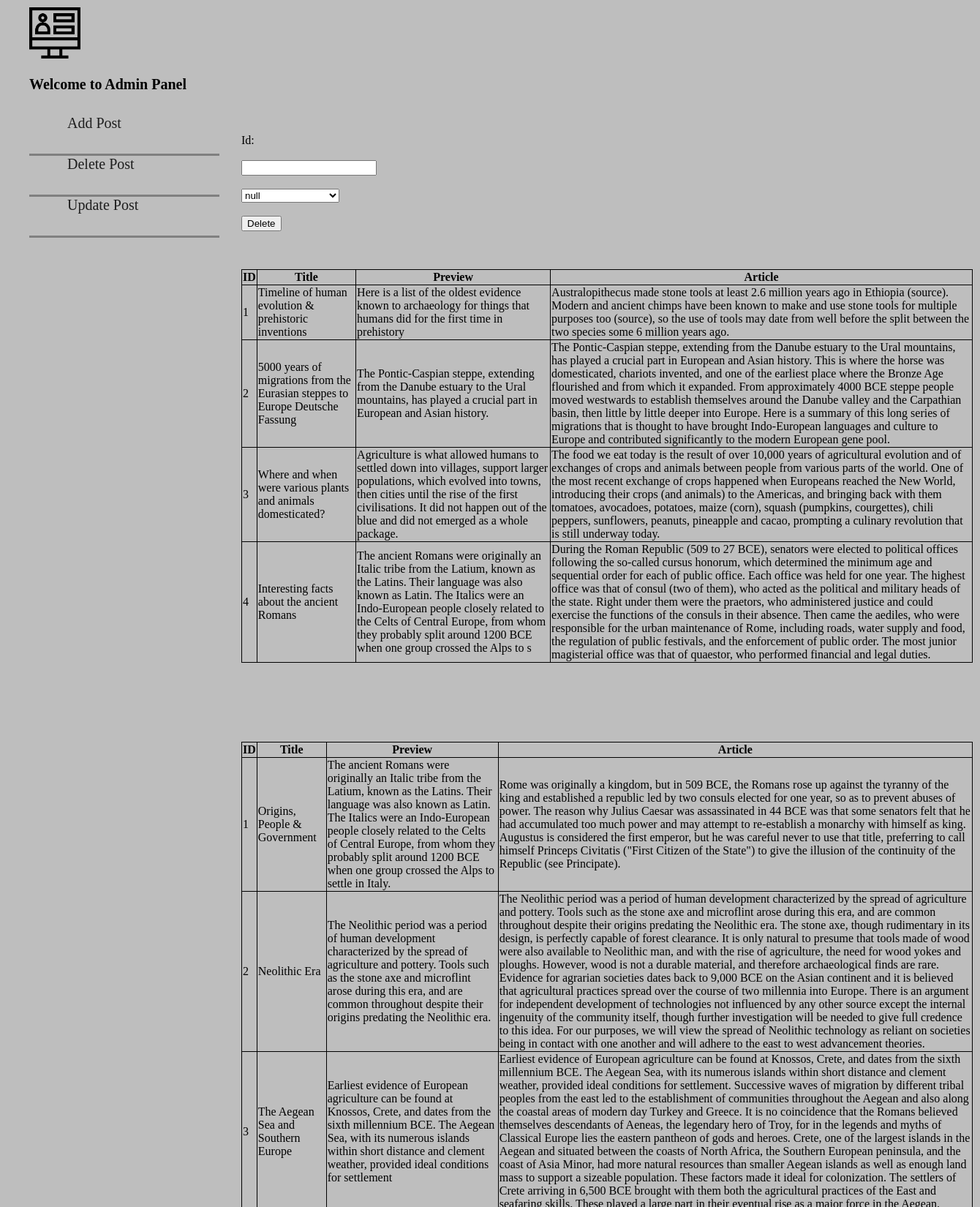
Screenshot of /index.php/adminpanel/delete (upper part) with the database file from the repository.
### tables this page shows
CREATE TABLE `recent` (
  `id` int(10) UNSIGNED NOT NULL,
  `title` varchar(200) DEFAULT NULL,
  `preview` varchar(300) DEFAULT NULL,
  `article` varchar(50000) DEFAULT NULL
);

CREATE TABLE `top` (
  `id` int(10) UNSIGNED NOT NULL,
  `title` varchar(200) DEFAULT NULL,
  `preview` varchar(5000) DEFAULT NULL,
  `article` varchar(50000) DEFAULT NULL
);

### application/controllers/adminpanel/Delete.php (called while the page is built, shortened)
<?php
class Delete extends CI_Controller
{
  function __construct()
  {
    $this->load->model("adminpanel/Delete_model");
  }
  function index()
  {
    $data['tables'] = $this->Delete_model->get_all();
    $this->load->view('pages/adminpanel/Delete_view',$data);
  }
}
 ?>

### index.php (called while the page is built, shortened)
<?php
require_once BASEPATH.'core/CodeIgniter.php';

### application/models/adminpanel/Delete_model.php (called while the page is built, shortened)
<?php
class Delete_model extends CI_Model
{
  function get_all()
  {
    $tables = array(
                    'recent' =>$this->db->get('recent')->result() ,
                    'top' =>$this->db->get('top')->result() ,
                    'choosed' =>$this->db->get('choosed')->result() ,
                   );
    return $tables;
  }
}
 ?>

### application/views/pages/adminpanel/Delete_view.php (the view, shortened to what this page needs)
<html>
<head>
<link rel="stylesheet" href="<?php echo base_url(); ?>/assets/css/Adminpanel_css.css">
</head>
<body>
  <ul id="header" id="nav">
    <li><a href="<?php echo base_url('adminpanel/adminpanel'); ?>"><img src="<?php echo base_url(); ?>assets/images/demo/admin_icon.png"></a></li>
    <li><h3>Welcome to Admin Panel</h3></li>
  </ul>
<div id="sidemenu">
 <ul>
   <li><a href="<?php echo base_url('adminpanel/Add') ?>" > Add Post </a></li>
 <li><a href="<?php echo base_url('adminpanel/Delete') ?>" > Delete Post </a></li>
 <li><a href="<?php echo base_url('adminpanel/Update') ?>"> Update Post </a></li>
 </ul>
</div>
<div id="data">
<br><br>
<form method="post" action="<?php echo(base_url('/adminpanel/Delete/delete')); ?>">
  Id:
  <br><br>
   <input type="number" name="id"><br><br>
   <select name="tablename">
     <option value="">null</option>
   </select>
   <br><br>
   <input type="submit" name="delete" value="Delete">
</form>
<br><br>
<?php foreach ($tables as $table) { ?>
  <table>
    <tr>
      <th>
        ID
      </th>
      <th>
        Title
      </th>
      <th>
        Preview
      </th>
      <th>
        Article
      </th>
    </tr>
    <?php foreach ($table as $row) { ?>
      <tr>
        <td>
          <?php echo $row->id;?>
        </td>
        <td>
          <?php echo $row->title;?>
        </td>
        <td>
          <?php echo $row->preview;?>
        </td>
        <td>
          <?php echo $row->article;?>
        </td>
      </tr>
    <?php } ?>
  </table>
  <br><br><br><br><br><br>
<?php } ?>
</div>
</body>
</html>

### assets/css/Adminpanel_css.css (style rules this page uses)
body { background: #BEBEBE; margin: 0px; border: 0px; }
ul { list-style-type: none; margin: 15px,0,0,20px; padding: 15px,0,0,20px; margin-top: 10px !important; }
h3 { font-size: 20px; color: black; }
#header { width: auto; background: #BEBEBE; color: white; }
#sidemenu { float: left; width: 300px; background: #BEBEBE; color: white; }
#data { width: auto; background:#BEBEBE; color: black; padding-left:330px; height: 700px;; }
#sidemenu li { padding-bottom: 30px; border-bottom: 3px solid grey; list-style-type: none; }
#sidemenu a { text-decoration:none; font-size: 20px; text-align: center; margin-left: 20%; color: #1E1E1E; }
img { width: 70px; height: 70px; }
table { border-collapse: collapse; width: 1000px; }
table, th, td { border: 1px solid black; }

### rows the page displays
recent: id "1", title "Timeline of human evolution & prehistoric inventions", preview "Here is a list of the oldest evidence known to archaeology for things that humans did for the first time in prehistory", article "Australopithecus made stone tools at least 2.6 million years ago in Ethiopia (source). Modern and ancient chimps have been known to make and use stone tools for multiple purposes too (source), so the use of tools may date from well before the split between the two species some 6 million years ago."
recent: id "2", title "5000 years of migrations from the Eurasian steppes to Europe Deutsche Fassung", preview "The Pontic-Caspian steppe, extending from the Danube estuary to the Ural mountains, has played a crucial part in European and Asian history.", article "The Pontic-Caspian steppe, extending from the Danube estuary to the Ural mountains, has played a crucial part in European and Asian history. This is where the horse was domesticated, chariots invented, and one of the earliest place where the Bronze Age flourished and from which it expanded. From approximately 4000 BCE steppe people moved westwards to establish themselves around the Danube valley and the Carpathian basin, then little by little deeper into Europe. Here is a summary of this long series of migrations that is thought to have brought Indo-European languages and culture to Europe and contributed significantly to the modern European gene pool."
recent: id "3", title "Where and when were various plants and animals domesticated?", preview "Agriculture is what allowed humans to settled down into villages, support larger populations, which evolved into towns, then cities until the rise of the first civilisations. It did not happen out of the blue and did not emerged as a whole package.", article "The food we eat today is the result of over 10,000 years of agricultural evolution and of exchanges of crops and animals between people from various parts of the world. One of the most recent exchange of crops happened when Europeans reached the New World, introducing their crops (and animals) to the Americas, and bringing back with them tomatoes, avocadoes, potatoes, maize (corn), squash (pumpkins, courgettes), chili peppers, sunflowers, peanuts, pineapple and cacao, prompting a culinary revolution that is still underway today."
recent: id "4", title "Interesting facts about the ancient Romans", preview "The ancient Romans were originally an Italic tribe from the Latium, known as the Latins. Their language was also known as Latin. The Italics were an Indo-European people closely related to the Celts of Central Europe, from whom they probably split around 1200 BCE when one group crossed the Alps to s", article "During the Roman Republic (509 to 27 BCE), senators were elected to political offices following the so-called cursus honorum, which determined the minimum age and sequential order for each of public office. Each office was held for one year. The highest office was that of consul (two of them), who acted as the political and military heads of the state. Right under them were the praetors, who administered justice and could exercise the functions of the consuls in their absence. Then came the aediles, who were responsible for the urban maintenance of Rome, including roads, water supply and food, the regulation of public festivals, and the enforcement of public order. The most junior…"
top: id "1", title "Origins, People & Government", preview "The ancient Romans were originally an Italic tribe from the Latium, known as the Latins. Their language was also known as Latin. The Italics were an Indo-European people closely related to the Celts of Central Europe, from whom they probably split around 1200 BCE when one group crossed the Alps to settle in Italy.", article "Rome was originally a kingdom, but in 509 BCE, the Romans rose up against the tyranny of the king and established a republic led by two consuls elected for one year, so as to prevent abuses of power. The reason why Julius Caesar was assassinated in 44 BCE was that some senators felt that he had accumulated too much power and may attempt to re-establish a monarchy with himself as king. Augustus is considered the first emperor, but he was careful never to use that title, preferring to call himself Princeps Civitatis (\"First Citizen of the State\") to give the illusion of the continuity of the Republic (see Principate)."
top: id "2", title "Neolithic Era", preview "The Neolithic period was a period of human development characterized by the spread of agriculture and pottery. Tools such as the stone axe and microflint arose during this era, and are common throughout despite their origins predating the Neolithic era.", article "The Neolithic period was a period of human development characterized by the spread of agriculture and pottery. Tools such as the stone axe and microflint arose during this era, and are common throughout despite their origins predating the Neolithic era. The stone axe, though rudimentary in its design, is perfectly capable of forest clearance. It is only natural to presume that tools made of wood were also available to Neolithic man, and with the rise of agriculture, the need for wood yokes and ploughs. However, wood is not a durable material, and therefore archaeological finds are rare. Evidence for agrarian societies dates back to 9,000 BCE on the Asian continent and it is believed that…"
top: id "3", title "The Aegean Sea and Southern Europe", preview "Earliest evidence of European agriculture can be found at Knossos, Crete, and dates from the sixth millennium BCE. The Aegean Sea, with its numerous islands within short distance and clement weather, provided ideal conditions for settlement"
